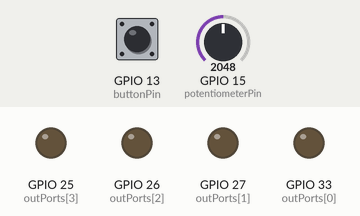
Bench run of a sketch on a simulated ESP32. Parts: output pins drawn as LEDs (lit = HIGH). Inputs (shaded band) come from the test bench; at power-on: GPIO 13 (buttonPin) HIGH, GPIO 15 (potentiometerPin) = 2048. Random numbers use the default seed unless the sketch sets one.

Above: at 2.2 s.
2.3 s: GPIO 13 (buttonPin) pulled LOW for 0.15 s
At 2.46 s:
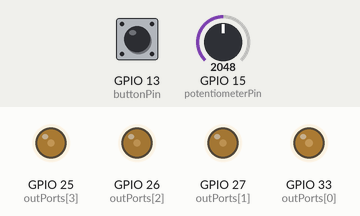
At 22.8 s:
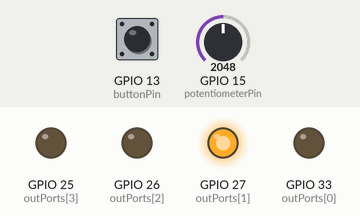
Timing chart, 0 to 23.3 s (numbered marks = the images above; inputs shaded):
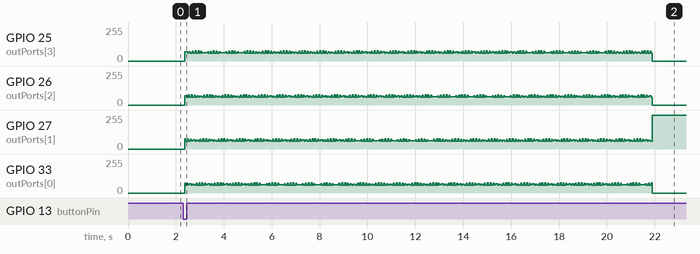

The sketch:

fortune-teller.ino
```cpp
/**********************************************************************
  Filename    : Drive Stepper Motor
  Description : Use ULN2003 to drive the stepper motor.
  Auther      : www.freenove.com
  Modification: 2020/07/11
**********************************************************************/
// Conncet the port of the stepper motor driver
const int buttonPin = 13;
int outPorts[] = {33, 27, 26, 25};
const int potentiometerPin = 15;

int potentiometerState = 0;
int angle = 0;
int buttonState = 1;
int choice = 3;

void setup() {
  delay(1000); // give me time to bring up serial monitor
  // set pins to output
  for (int i = 0; i < 4; i++) {
    pinMode(outPorts[i], OUTPUT);
  }
  pinMode(buttonPin, INPUT_PULLUP);
}

void loop()
{
  int tempButtonState = digitalRead(buttonPin);
  if(tempButtonState == 0 && buttonState == 1){
    runFortune();
    delay(5000); //pause while we tell fortune
  }
  buttonState = tempButtonState;
  int tempPotentiometerState = analogRead(potentiometerPin);
  if(tempPotentiometerState != potentiometerState){
    makeChoice(tempPotentiometerState);
  }
  potentiometerState = tempPotentiometerState;
}

void runFortune(){
  // rotate to start -- reset angle
  moveAngle(true, 360 - angle, 3);
  // Rotate 2 full turns
  moveAround(true, 2, 3);
  // Rotate to end point
  if(choice == 0){
    angle = 0;
  }else if(choice == 1){
    angle = 60;
  }else if(choice == 2){
    angle = 120;
  }else if(choice == 3){
    angle = 180;
  }else if(choice == 4){
    angle = 240;
  }else if(choice == 5){
    angle = 300;
  }
  moveAngle(true, angle, 3);
}

//Suggestion: the motor turns precisely when the ms range is between 3 and 20
void moveSteps(bool dir, int steps, byte ms) {
  for (unsigned long i = 0; i < steps; i++) {
    moveOneStep(dir); // Rotate a step
    delay(constrain(ms,3,20));        // Control the speed
  }
}

void moveOneStep(bool dir) {
  // Define a variable, use four low bit to indicate the state of port
  static byte out = 0x01;
  // Decide the shift direction according to the rotation direction
  if (dir) {  // ring shift left
    out != 0x08 ? out = out << 1 : out = 0x01;
  }
  else {      // ring shift right
    out != 0x01 ? out = out >> 1 : out = 0x08;
  }
  // Output singal to each port
  for (int i = 0; i < 4; i++) {
    digitalWrite(outPorts[i], (out & (0x01 << i)) ? HIGH : LOW);
  }
}

void moveAround(bool dir, int turns, byte ms){
  for(int i=0;i<turns;i++)
    moveSteps(dir,32*64,ms);
}
void moveAngle(bool dir, int angle, byte ms){
  moveSteps(dir,(angle*32*64/360),ms);
}

void makeChoice(int potentiometerReading){
  if(potentiometerReading < 585){
    choice = 3;
  }else if(potentiometerReading < 1170){
    choice = 0;
  }else if(potentiometerReading < 1755){
    choice = 2;
  }else if(potentiometerReading < 2340){
    choice = 1;
  }else if(potentiometerReading < 2925){
    choice = 4;
  }else if(potentiometerReading < 3510){
    choice = 5;
  }else{
    choice = random(6);
  }
}
```
